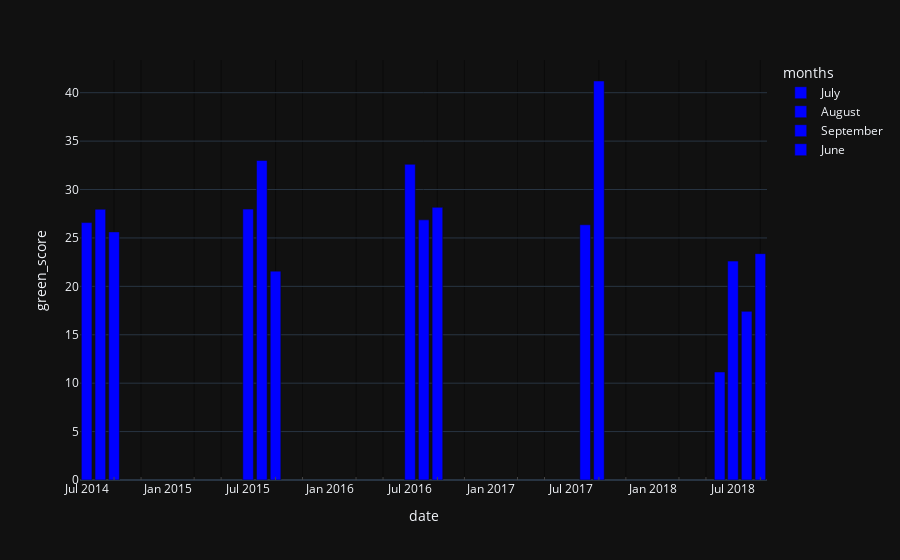
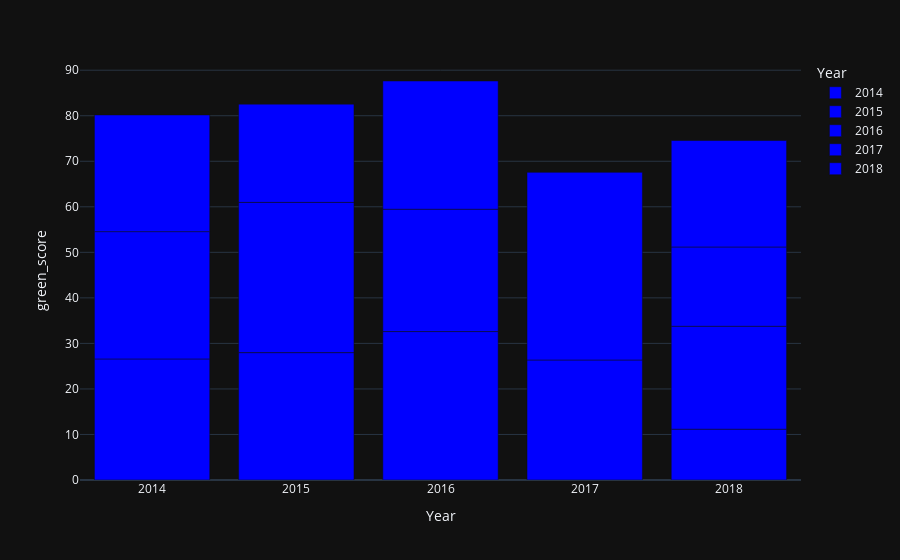

Here is the notebook cell these charts were saved with, in order:
### Code cell
fig = px.bar(df_groupby_months, x='date', y="green_score",color='months',color_discrete_sequence=['blue'])
fig1 = px.bar(df_groupby_months, x='Year', y="green_score",color='Year',color_discrete_sequence=['blue'])

fig.update_xaxes(minor=dict(ticks="inside", showgrid=True))
fig1.update_xaxes(minor=dict(ticks="inside", showgrid=True))

fig.update_layout(template='plotly_dark')  # Apply 'plotly_dark' theme
fig1.update_layout(template='plotly_dark')  # Apply 'plotly_dark' theme

fig.show()
fig1.show()

### Figure 1 — Plotly figure (JSON) as saved in the notebook; plotly's stock layout.template omitted (floating-point values rounded to 4 significant figures)
{"data": [{"alignmentgroup": "True", "hovertemplate": "months=July<br>date=%{x}<br>green_score=%{y}<extra></extra>", "legendgroup": "July", "marker": {"color": "blue", "pattern": {"shape": ""}}, "name": "July", "offsetgroup": "July", "orientation": "v", "showlegend": true, "textposition": "auto", "type": "bar", "x": ["2014-07-01T00:00:00", "2015-07-01T00:00:00", "2016-07-01T00:00:00", "2018-07-01T00:00:00"], "xaxis": "x", "y": [26.59, 27.98, 32.6, 22.61], "yaxis": "y"}, {"alignmentgroup": "True", "hovertemplate": "months=August<br>date=%{x}<br>green_score=%{y}<extra></extra>", "legendgroup": "August", "marker": {"color": "blue", "pattern": {"shape": ""}}, "name": "August", "offsetgroup": "August", "orientation": "v", "showlegend": true, "textposition": "auto", "type": "bar", "x": ["2014-08-01T00:00:00", "2015-08-01T00:00:00", "2016-08-01T00:00:00", "2017-08-01T00:00:00", "2018-08-01T00:00:00"], "xaxis": "x", "y": [27.96, 33.0, 26.87, 26.36, 17.42], "yaxis": "y"}, {"alignmentgroup": "True", "hovertemplate": "months=September<br>date=%{x}<br>green_score=%{y}<extra></extra>", "legendgroup": "September", "marker": {"color": "blue", "pattern": {"shape": ""}}, "name": "September", "offsetgroup": "September", "orientation": "v", "showlegend": true, "textposition": "auto", "type": "bar", "x": ["2014-09-01T00:00:00", "2015-09-01T00:00:00", "2016-09-01T00:00:00", "2017-09-01T00:00:00", "2018-09-01T00:00:00"], "xaxis": "x", "y": [25.63, 21.57, 28.16, 41.21, 23.37], "yaxis": "y"}, {"alignmentgroup": "True", "hovertemplate": "months=June<br>date=%{x}<br>green_score=%{y}<extra></extra>", "legendgroup": "June", "marker": {"color": "blue", "pattern": {"shape": ""}}, "name": "June", "offsetgroup": "June", "orientation": "v", "showlegend": true, "textposition": "auto", "type": "bar", "x": ["2018-06-01T00:00:00"], "xaxis": "x", "y": [11.16], "yaxis": "y"}], "layout": {"barmode": "relative", "legend": {"title": {"text": "months"}, "tracegroupgap": 0}, "margin": {"t": 60}, "xaxis": {"anchor": "y", "domain": [0, 1], "minor": {"showgrid": true, "ticks": "inside"}, "title": {"text": "date"}}, "yaxis": {"anchor": "x", "domain": [0, 1], "title": {"text": "green_score"}}}}

### Figure 2 — Plotly figure (JSON) as saved in the notebook; plotly's stock layout.template omitted (floating-point values rounded to 4 significant figures)
{"data": [{"alignmentgroup": "True", "hovertemplate": "Year=%{x}<br>green_score=%{y}<extra></extra>", "legendgroup": "2014", "marker": {"color": "blue", "pattern": {"shape": ""}}, "name": "2014", "offsetgroup": "2014", "orientation": "v", "showlegend": true, "textposition": "auto", "type": "bar", "x": ["2014", "2014", "2014"], "xaxis": "x", "y": [26.59, 27.96, 25.63], "yaxis": "y"}, {"alignmentgroup": "True", "hovertemplate": "Year=%{x}<br>green_score=%{y}<extra></extra>", "legendgroup": "2015", "marker": {"color": "blue", "pattern": {"shape": ""}}, "name": "2015", "offsetgroup": "2015", "orientation": "v", "showlegend": true, "textposition": "auto", "type": "bar", "x": ["2015", "2015", "2015"], "xaxis": "x", "y": [27.98, 33.0, 21.57], "yaxis": "y"}, {"alignmentgroup": "True", "hovertemplate": "Year=%{x}<br>green_score=%{y}<extra></extra>", "legendgroup": "2016", "marker": {"color": "blue", "pattern": {"shape": ""}}, "name": "2016", "offsetgroup": "2016", "orientation": "v", "showlegend": true, "textposition": "auto", "type": "bar", "x": ["2016", "2016", "2016"], "xaxis": "x", "y": [32.6, 26.87, 28.16], "yaxis": "y"}, {"alignmentgroup": "True", "hovertemplate": "Year=%{x}<br>green_score=%{y}<extra></extra>", "legendgroup": "2017", "marker": {"color": "blue", "pattern": {"shape": ""}}, "name": "2017", "offsetgroup": "2017", "orientation": "v", "showlegend": true, "textposition": "auto", "type": "bar", "x": ["2017", "2017"], "xaxis": "x", "y": [26.36, 41.21], "yaxis": "y"}, {"alignmentgroup": "True", "hovertemplate": "Year=%{x}<br>green_score=%{y}<extra></extra>", "legendgroup": "2018", "marker": {"color": "blue", "pattern": {"shape": ""}}, "name": "2018", "offsetgroup": "2018", "orientation": "v", "showlegend": true, "textposition": "auto", "type": "bar", "x": ["2018", "2018", "2018", "2018"], "xaxis": "x", "y": [11.16, 22.61, 17.42, 23.37], "yaxis": "y"}], "layout": {"barmode": "relative", "legend": {"title": {"text": "Year"}, "tracegroupgap": 0}, "margin": {"t": 60}, "xaxis": {"anchor": "y", "categoryarray": ["2014", "2015", "2016", "2017", "2018"], "categoryorder": "array", "domain": [0, 1], "minor": {"showgrid": true, "ticks": "inside"}, "title": {"text": "Year"}}, "yaxis": {"anchor": "x", "domain": [0, 1], "title": {"text": "green_score"}}}}
